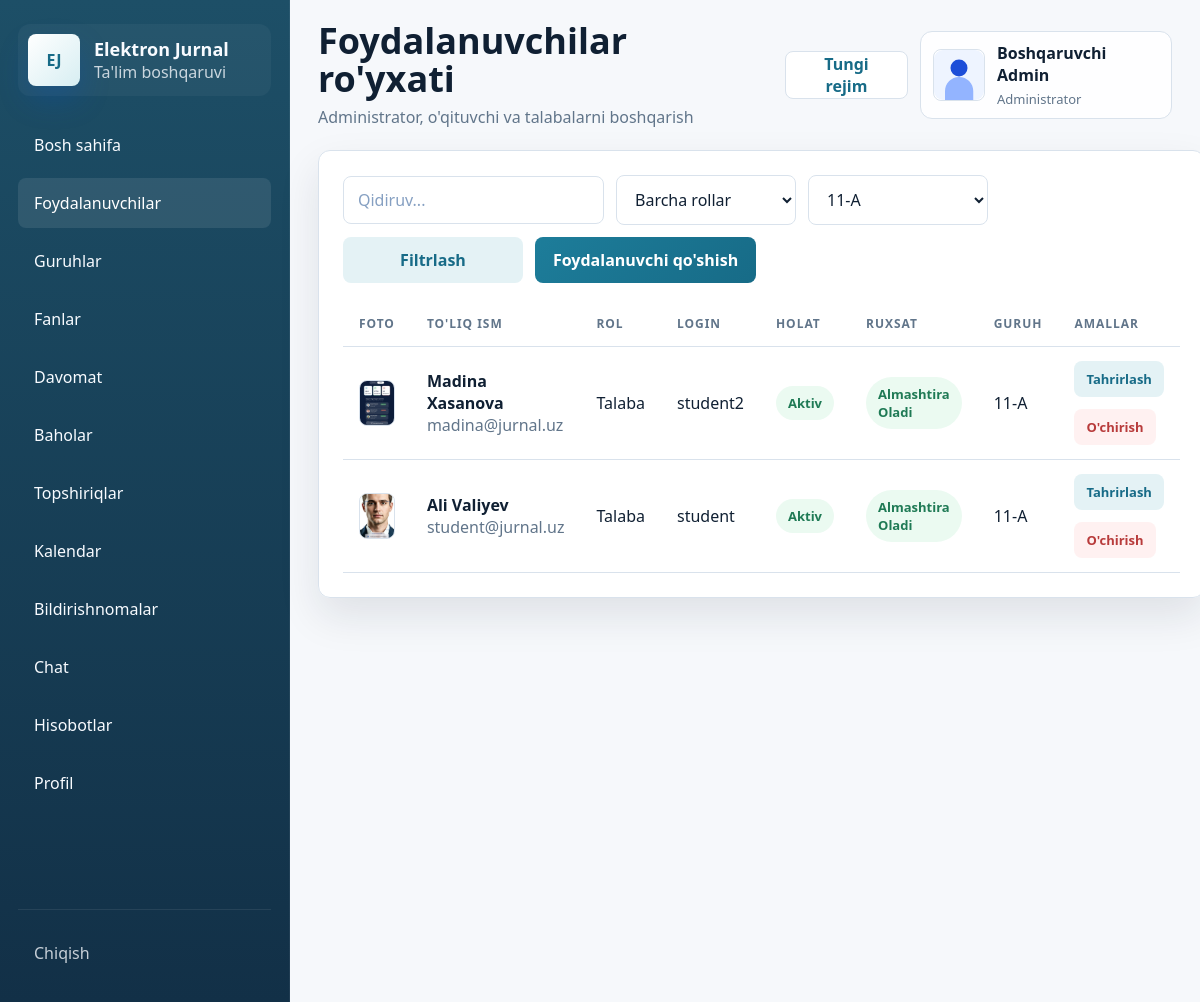
The app's page /users?group_id=1 (signed in), older data.
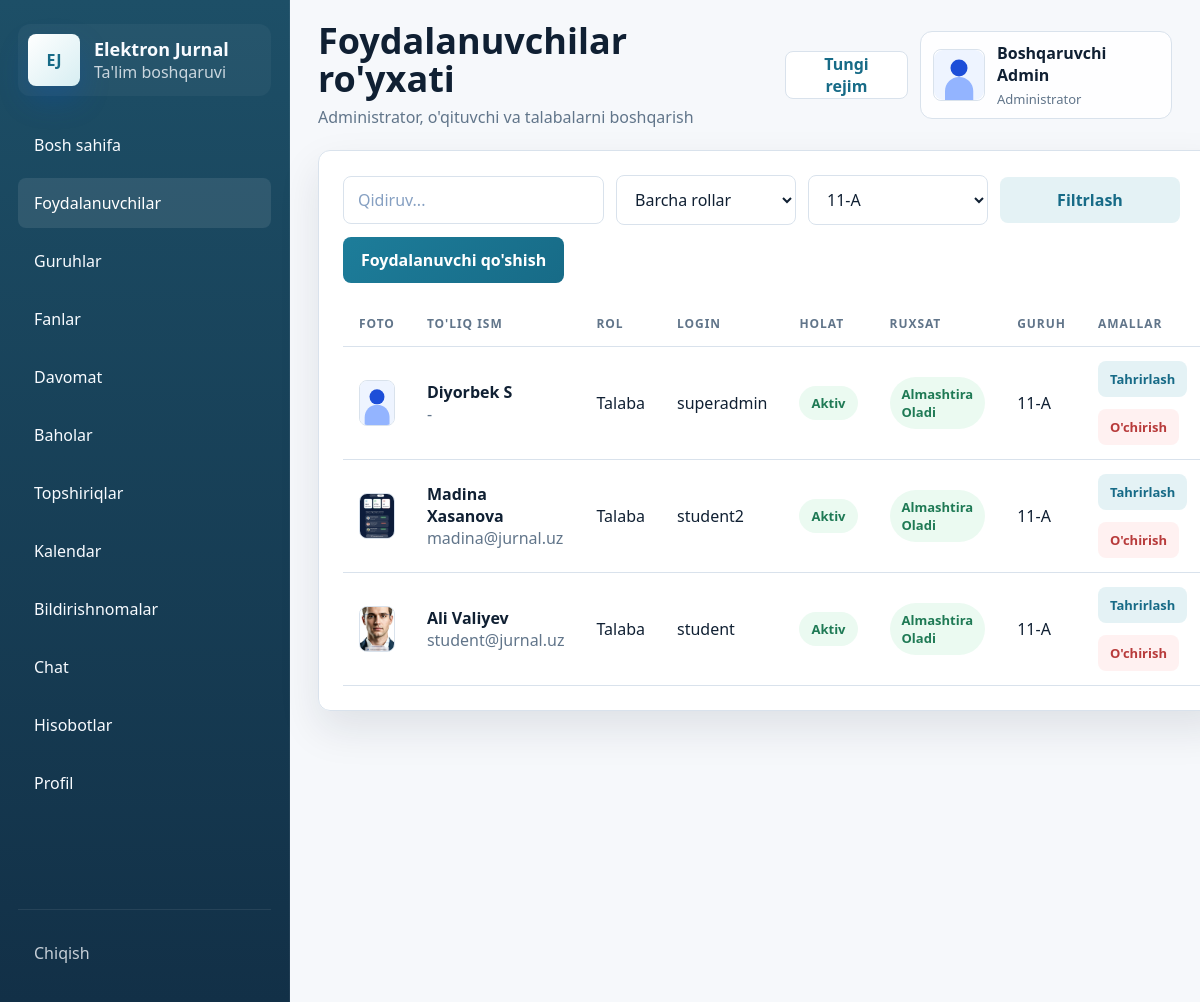
The same page, newer data.
### models.py (models this page shows, shortened)
class TimestampMixin:
    created_at = db.Column(db.DateTime, default=datetime.utcnow, nullable=False)

class User(UserMixin, TimestampMixin, db.Model):
    __tablename__ = "users"
    id = db.Column(db.Integer, primary_key=True)
    full_name = db.Column(db.String(150), nullable=False)
    username = db.Column(db.String(80), unique=True, nullable=False, index=True)
    password_hash = db.Column(db.String(255), nullable=False)
    role = db.Column(db.String(20), nullable=False, index=True)
    phone = db.Column(db.String(30))
    email = db.Column(db.String(120))
    image_path = db.Column(db.String(255))
    is_active = db.Column(db.Boolean, default=True, nullable=False)
    can_change_credentials = db.Column(db.Boolean, default=True, nullable=False)
    taught_subjects = db.relationship("Subject", back_populates="teacher", lazy="dynamic")
    student_group = db.relationship("StudentGroup", back_populates="student", uselist=False, cascade="all, delete-orphan")
    attendance_records = db.relationship("Attendance", back_populates="student", lazy="dynamic", foreign_keys="Attendance.student_id")
    grade_records = db.relationship("Grade", back_populates="student", lazy="dynamic", foreign_keys="Grade.student_id")
    grades_given = db.relationship("Grade", back_populates="teacher", lazy="dynamic", foreign_keys="Grade.teacher_id")
    assignments_created = db.relationship("Assignment", back_populates="teacher", lazy="dynamic", foreign_keys="Assignment.teacher_id")
    activities = db.relationship("ActivityLog", back_populates="user", lazy="dynamic")
    notifications = db.relationship("Notification", back_populates="user", lazy="dynamic", cascade="all, delete-orphan")
    chat_messages = db.relationship(
        "ChatMessage",
        back_populates="sender",
        lazy="dynamic",
        cascade="all, delete-orphan",
        foreign_keys="ChatMessage.sender_id",
    )
    assignment_submissions = db.relationship("AssignmentSubmission", back_populates="student", lazy="dynamic", cascade="all, delete-orphan")
    @property
    def group(self):
        return self.student_group.group if self.student_group else None

class Group(TimestampMixin, db.Model):
    __tablename__ = "groups"
    id = db.Column(db.Integer, primary_key=True)
    name = db.Column(db.String(80), unique=True, nullable=False)
    student_links = db.relationship("StudentGroup", back_populates="group", cascade="all, delete-orphan")
    subject_links = db.relationship("SubjectGroup", back_populates="group", cascade="all, delete-orphan")
    attendance_records = db.relationship("Attendance", back_populates="group", lazy="dynamic")
    assignments = db.relationship("Assignment", back_populates="group", lazy="dynamic")

### app.py (the view, shortened to what this page needs)
@app.route("/users")
@login_required
@role_required("admin")
def user_list():
    query = User.query
    search = request.args.get("search", "").strip()
    role = request.args.get("role", "").strip()
    group_id = request.args.get("group_id", "").strip()
    if role:
        query = query.filter_by(role=role)
    if group_id:
        query = query.outerjoin(StudentGroup).filter(StudentGroup.group_id == int(group_id))
    users = query.order_by(User.created_at.desc()).all()
    groups = Group.query.order_by(Group.name).all()
    return render_template("users/list.html", users=users, groups=groups, selected_role=role, selected_group=group_id, search=search)

### app.py (called while the page is built)
@login_manager.user_loader
def load_user(user_id: str):
    return db.session.get(User, int(user_id))

def role_required(*roles):
    def decorator(view_func):
        @wraps(view_func)
        def wrapped(*args, **kwargs):
            if not current_user.is_authenticated:
                return login_manager.unauthorized()
            if current_user.role not in roles:
                abort(403)
            return view_func(*args, **kwargs)
        return wrapped
    return decorator

def avatar_url(user: User) -> str:
    if user.image_path:
        return url_for("static", filename=f"uploads/{user.image_path}")
    return url_for("static", filename="uploads/default-avatar.svg")

### templates/users/list.html (shortened to what this page needs)
{% extends "base.html" %}
{% block page_title %}Foydalanuvchilar ro'yxati{% endblock %}
{% block page_subtitle %}Administrator, o'qituvchi va talabalarni boshqarish{% endblock %}
{% block content %}
  <section class="panel-card">
    <form class="toolbar" method="get">
      <input type="text" name="search" placeholder="Qidiruv..." value="{{ search }}">
      <select name="role">
        <option value="">Barcha rollar</option>
      </select>
      <select name="group_id">
        {% for group in groups %}
          <option value="{{ group.id }}" {% if selected_group == group.id|string %}selected{% endif %}>{{ group.name }}</option>
        {% endfor %}
      </select>
      <button class="btn btn-secondary" type="submit">Filtrlash</button>
      <a class="btn btn-primary" href="{{ url_for('add_user') }}">Foydalanuvchi qo'shish</a>
    </form>
    <div class="table-wrap">
      <table class="table">
        <thead>
          <tr>
            <th>Foto</th>
            <th>To'liq ism</th>
            <th>Rol</th>
            <th>Login</th>
            <th>Holat</th>
            <th>Ruxsat</th>
            <th>Guruh</th>
            <th>Amallar</th>
          </tr>
        </thead>
        <tbody>
          {% for user in users %}
            <tr>
              <td data-label="Foto"><img class="avatar-table" src="{{ avatar_url(user) }}" alt="{{ user.full_name }}"></td>
              <td data-label="To'liq ism">
                <strong>{{ user.full_name }}</strong>
                <div class="subtext">{{ user.email or '-' }}</div>
              </td>
              <td data-label="Rol">{{ role_labels.get(user.role, user.role) }}</td>
              <td data-label="Login">{{ user.username }}</td>
              <td data-label="Holat">
                {% if user.is_active %}
                  <span class="status-badge status-present">Aktiv</span>
                {% else %}
                  <span class="status-badge status-absent">Bloklangan</span>
                {% endif %}
              </td>
              <td data-label="Ruxsat">
                {% if user.can_change_credentials %}
                  <span class="status-badge status-present">Almashtira oladi</span>
                {% else %}
                  <span class="status-badge status-late">Admin ruxsati kerak</span>
                {% endif %}
              </td>
              <td data-label="Guruh">{{ user.group.name if user.group else '-' }}</td>
              <td data-label="Amallar">
                <div class="row-actions">
                  <a class="btn btn-secondary btn-sm" href="{{ url_for('edit_user', user_id=user.id) }}">Tahrirlash</a>
                  <form method="post" action="{{ url_for('delete_user', user_id=user.id) }}">
                    <button class="btn btn-danger btn-sm" type="submit" data-confirm="Rostdan ham o'chirmoqchimisiz?">O'chirish</button>
                  </form>
                </div>
              </td>
            </tr>
          {% else %}
            <tr><td colspan="8">Foydalanuvchilar topilmadi.</td></tr>
          {% endfor %}
        </tbody>
      </table>
    </div>
  </section>
{% endblock %}

### templates/base.html (shortened to what this page needs)
<!DOCTYPE html>
<html lang="uz">
<head>
  <link rel="stylesheet" href="{{ url_for('static', filename='css/style.css') }}">
</head>
<body>
  {% if current_user.is_authenticated %}
    <div class="app-shell">
      <aside class="sidebar" id="sidebar">
        <a class="brand" href="{{ url_for('dashboard_router') }}">
          <div class="brand-logo">EJ</div>
          <div>
            <strong>Elektron Jurnal</strong>
            <span>Ta'lim boshqaruvi</span>
          </div>
        </a>
        <nav class="sidebar-nav">
          {% for endpoint, label in nav_items %}
            <a href="{{ url_for(endpoint) }}" class="{% if request.endpoint == endpoint %}active{% endif %}">
              <span>{{ label }}</span>
            </a>
          {% endfor %}
        </nav>
        <div class="sidebar-footer">
          <a href="{{ url_for('logout') }}" class="logout-link">Chiqish</a>
        </div>
      </aside>
      <div class="main-area">
        <header class="topbar">
          <div class="topbar-title">
            <h1>{% block page_title %}Elektron Jurnal Tizimi{% endblock %}</h1>
            <p>{% block page_subtitle %}Akademik boshqaruv paneli{% endblock %}</p>
          </div>
          <div class="topbar-actions">
            <button class="theme-toggle" type="button" data-theme-toggle>Rejim</button>
            <div class="topbar-user">
              <img src="{{ avatar_url(current_user) }}" alt="Avatar" class="avatar">
              <div>
                <strong>{{ current_user.full_name }}</strong>
                <span>{{ role_labels.get(current_user.role, current_user.role) }}</span>
              </div>
            </div>
          </div>
        </header>
        <main class="page-content">
          {% block content %}{% endblock %}
        </main>
      </div>
    </div>
  {% endif %}
</body>
</html>

Row changes from the older to the newer data that the page shows:
added User: shows a picture, full_name "Diyorbek S", email "-", get "Talaba", username "superadmin", is_active "Aktiv", can_change_credentials "Almashtira Oladi", group "11-A"
